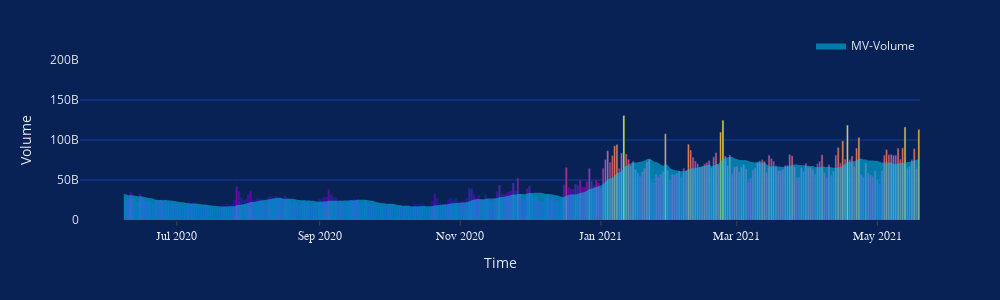

The cell this chart's notebook holds for it:
### Code cell
fig = px.bar(df[20:],
             x='time',
             y='volume',
             color='volume',
             color_continuous_scale=px.colors.sequential.Plasma,
             height=400,     
            )

fig2 = go.Figure(go.Scatter(x=df['time'],
                            y=df['MA-Volume'],
                            fill='tonexty',
                            mode='lines',
                            line=dict(width=0,
                                     color='rgb(0,212,255,1)',
                                     ),
                            opacity=0.01,
                            name='MV-Volume',
                            line_shape='spline'
                           ))
fig.update_yaxes(range=[0,200000000000])
fig.add_trace(fig2.data[0])
fig.update_layout(
        xaxis=dict(
            showline=False,
            showgrid=False,
            showticklabels=True,
            linecolor='rgb(204, 204, 204)',
            linewidth=2,
            ticks='outside',
            title="Time",
            tickfont=dict(
                family='Arial',
                size=12,
                color='#e5e9f0',
            ),
        ),
        yaxis=dict(
            title="Volume",
            showgrid=True,
            zeroline=False,
            showline=False,
            showticklabels=True,
            gridcolor="#0f41a3",
            color='#e5e9f0'
        ),
        showlegend=True,
        plot_bgcolor='#082255',
        xaxis_rangeslider_visible=False,
        legend=dict(orientation="h",
                    yanchor="bottom",
                    y=1,
                    xanchor="right",
                    x=1,
                   ),
        height=300,
        coloraxis_showscale=False,
        
    )
fig.update_xaxes(fixedrange = True)
fig.update_yaxes(fixedrange = True)
fig.update_traces(
        marker=dict(
            line=dict(
            color='#0d378c')
        )
)

fig.update_layout(paper_bgcolor='#082255', font_color='#e5e9f0', width=1000)
fig.show()

### Figure 1 — Plotly figure (JSON) as saved in the notebook; plotly's stock layout.template omitted (floating-point values rounded to 4 significant figures; data arrays with more than 128 entries replaced by an {"elided": "..."} marker saying what was removed)
{"data": [{"alignmentgroup": "True", "hovertemplate": "time=%{x}<br>volume=%{marker.color}<extra></extra>", "legendgroup": "", "marker": {"color": {"elided": "345 int values"}, "coloraxis": "coloraxis", "line": {"color": "#0d378c"}}, "name": "", "offsetgroup": "", "orientation": "v", "showlegend": false, "textposition": "auto", "type": "bar", "x": {"elided": "345 str values"}, "xaxis": "x", "y": {"elided": "345 int values"}, "yaxis": "y"}, {"fill": "tonexty", "line": {"color": "rgb(0,212,255,1)", "shape": "spline", "width": 0}, "marker": {"line": {"color": "#0d378c"}}, "mode": "lines", "name": "MV-Volume", "opacity": 0.01, "type": "scatter", "x": {"elided": "365 str values"}, "y": {"elided": "365 float values"}}], "layout": {"barmode": "relative", "coloraxis": {"colorbar": {"title": {"text": "volume"}}, "colorscale": [[0, "#0d0887"], [0.1111, "#46039f"], [0.2222, "#7201a8"], [0.3333, "#9c179e"], [0.4444, "#bd3786"], [0.5556, "#d8576b"], [0.6667, "#ed7953"], [0.7778, "#fb9f3a"], [0.8889, "#fdca26"], [1, "#f0f921"]], "showscale": false}, "font": {"color": "#e5e9f0"}, "height": 300, "legend": {"orientation": "h", "tracegroupgap": 0, "x": 1, "xanchor": "right", "y": 1, "yanchor": "bottom"}, "margin": {"t": 60}, "paper_bgcolor": "#082255", "plot_bgcolor": "#082255", "showlegend": true, "width": 1000, "xaxis": {"anchor": "y", "domain": [0, 1], "fixedrange": true, "linecolor": "rgb(204, 204, 204)", "linewidth": 2, "rangeslider": {"visible": false}, "showgrid": false, "showline": false, "showticklabels": true, "tickfont": {"color": "#e5e9f0", "family": "Arial", "size": 12}, "ticks": "outside", "title": {"text": "Time"}}, "yaxis": {"anchor": "x", "color": "#e5e9f0", "domain": [0, 1], "fixedrange": true, "gridcolor": "#0f41a3", "range": [0, 200000000000], "showgrid": true, "showline": false, "showticklabels": true, "title": {"text": "Volume"}, "zeroline": false}}}
